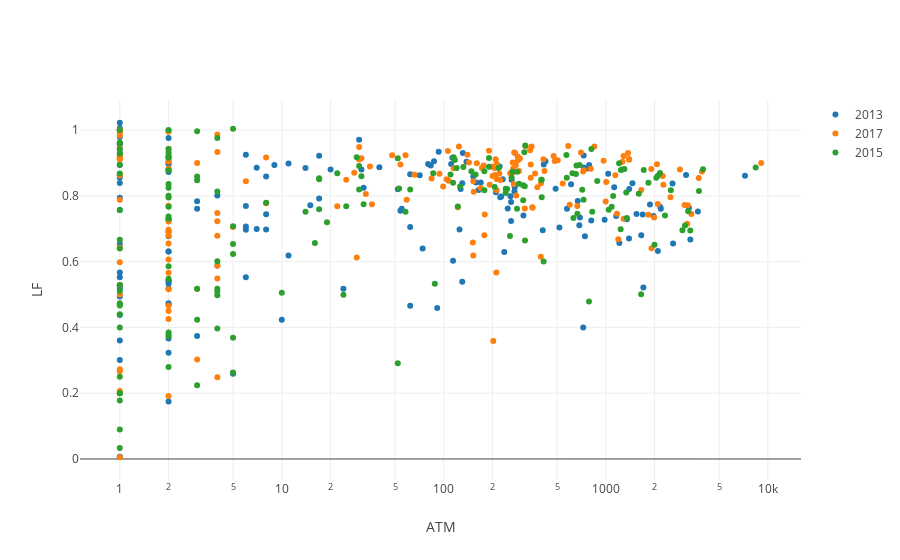

Notebook code cell kept with this figure:
### Code cell
iplot(fig, filename='plot1')

### Figure 1 — Plotly figure (JSON) as saved in the notebook; plotly's stock layout.template omitted (floating-point values rounded to 4 significant figures; data arrays with more than 128 entries replaced by an {"elided": "..."} marker saying what was removed)
{"data": [{"mode": "markers", "name": "2013", "text": {"elided": "159 str values"}, "type": "scatter", "uid": "575393f6-dba2-11e8-b9ef-d89ef31168fe", "x": {"elided": "159 int values"}, "y": {"elided": "159 float values"}}, {"mode": "markers", "name": "2017", "text": {"elided": "181 str values"}, "type": "scatter", "uid": "575393f7-dba2-11e8-a492-d89ef31168fe", "x": {"elided": "181 int values"}, "y": {"elided": "181 float values"}}, {"mode": "markers", "name": "2015", "text": {"elided": "159 str values"}, "type": "scatter", "uid": "575393f8-dba2-11e8-b100-d89ef31168fe", "x": {"elided": "159 int values"}, "y": {"elided": "159 float values"}}], "layout": {"xaxis": {"title": "ATM", "type": "log"}, "yaxis": {"title": "LF"}}}
